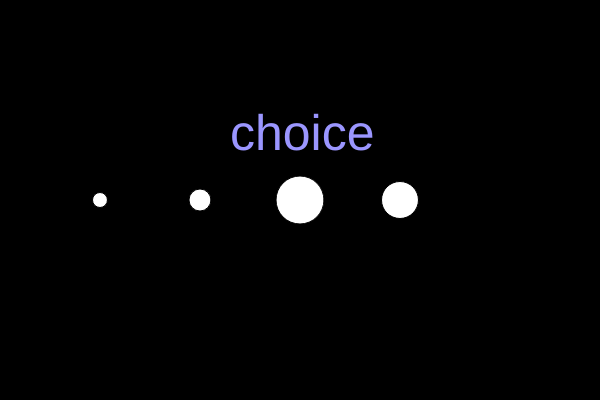
Frame 1 (no input)
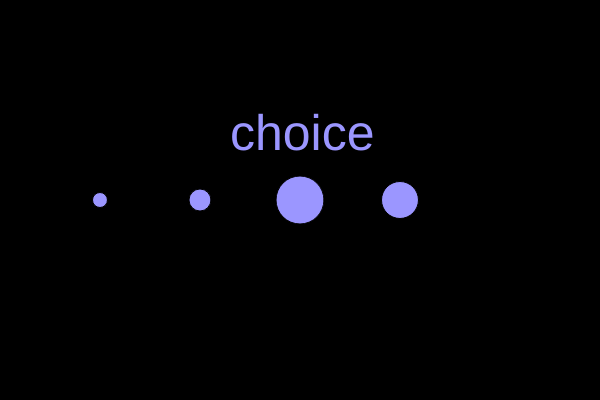
Frame 60 (no input)
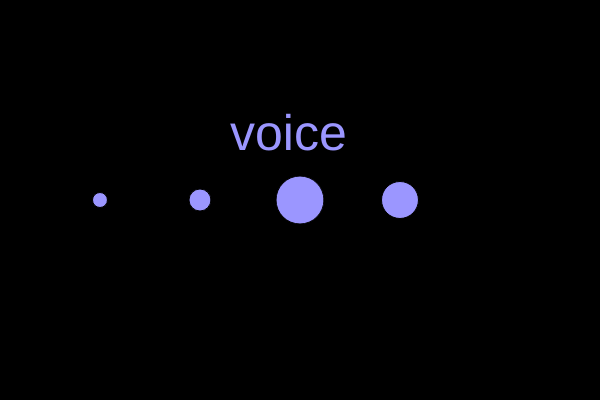
Frame 120 (the mouse pressed at the canvas centre since frame 60)

The p5.js sketch that drew these frames (run headless with seeded random() and noise() and a simulated clock; from frame 60 on, the mouse is pressed at the canvas centre):

// p5.js sketch
// ── sketch.js
var numbers = [15, 22, 48, 37];
var habits = ["choice", "voice", "hustle", "grit", "growth", "optimism", "consideration", "Bad and boujie","AMAIYA"];
var j = 0;

function setup(){
    createCanvas(600,400);
}

function draw(){
    background(0);
    
    for(var i = 0; i < 4; i++){
        ellipse((i+1)*100,200,numbers[i],numbers[i]);
   }
    
   fill(155, 150, 255);
   textSize(50);
   text(habits[j], 230, 150);
}

function mousePressed(){
    j++;
    if(j==habits.length){
        j=0;
        
    }
}
